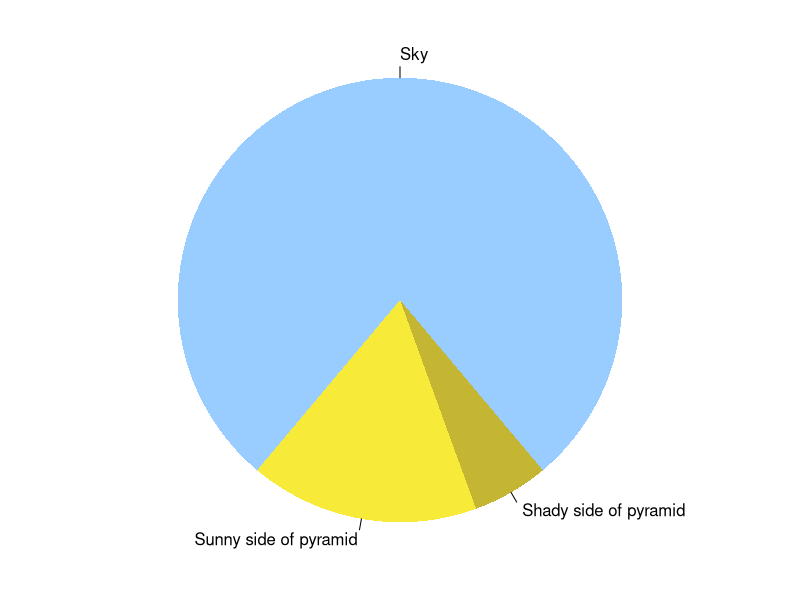

The R source for this figure:
## ---- chunk 1
par(mar = c(0, 1, 0, 1))
pie(
  c(280, 60, 20),
  c('Sky', 'Sunny side of pyramid', 'Shady side of pyramid'),
  col = c('#99ccff', '#F7EA39', '#C4B632'),
  init.angle = -50, border = NA
)
## ---- chunk 2
summary(cars)
